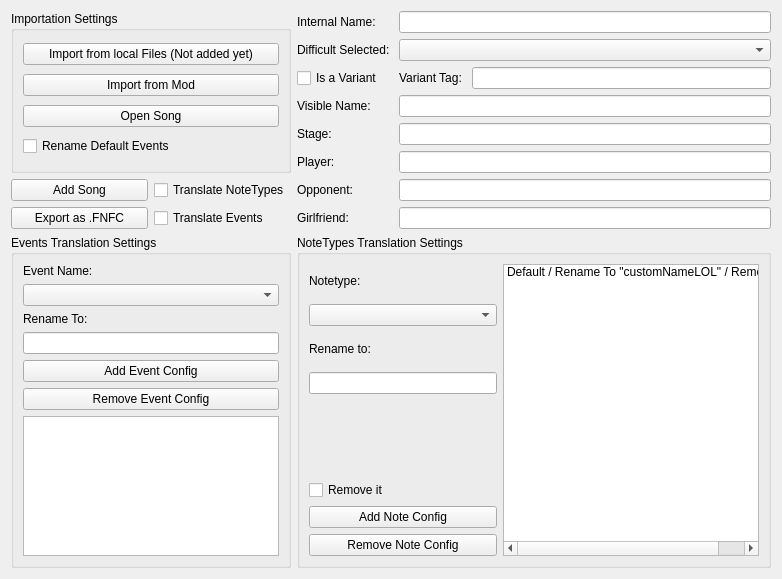
<?xml version="1.0" encoding="UTF-8"?>
<ui version="4.0">
 <class>ModSongs</class>
 <widget class="QWidget" name="ModSongs">
  <property name="geometry">
   <rect>
    <x>0</x>
    <y>0</y>
    <width>782</width>
    <height>579</height>
   </rect>
  </property>
  <property name="windowTitle">
   <string>Songs / Chart Tool</string>
  </property>
  <layout class="QGridLayout" name="gridLayout">
   <item row="7" column="2">
    <widget class="QLabel" name="opponent_label">
     <property name="text">
      <string>Opponent:</string>
     </property>
     <property name="buddy">
      <cstring>opponent_input</cstring>
     </property>
    </widget>
   </item>
   <item row="8" column="2">
    <widget class="QLabel" name="gf_label">
     <property name="text">
      <string>Girlfriend:</string>
     </property>
     <property name="buddy">
      <cstring>gf_input</cstring>
     </property>
    </widget>
   </item>
   <item row="8" column="3" colspan="2">
    <widget class="QLineEdit" name="gf_input"/>
   </item>
   <item row="6" column="2">
    <widget class="QLabel" name="player_label">
     <property name="text">
      <string>Player:</string>
     </property>
     <property name="buddy">
      <cstring>player_input</cstring>
     </property>
    </widget>
   </item>
   <item row="1" column="0" rowspan="6" colspan="2">
    <widget class="QGroupBox" name="import_group">
     <property name="title">
      <string>Importation Settings</string>
     </property>
     <layout class="QGridLayout" name="gridLayout_3">
      <item row="0" column="0">
       <widget class="QPushButton" name="importlocal_button">
        <property name="text">
         <string>Import from local Files (Not added yet)</string>
        </property>
       </widget>
      </item>
      <item row="1" column="0">
       <widget class="QPushButton" name="import_button">
        <property name="text">
         <string>Import from Mod</string>
        </property>
       </widget>
      </item>
      <item row="3" column="0">
       <widget class="QCheckBox" name="renamedefault_check">
        <property name="whatsThis">
         <string>&lt;html&gt;&lt;head/&gt;&lt;body&gt;&lt;p&gt;If true change the name to a managable format for the tool to try to make the event compatible with the rest of engines&lt;/p&gt;&lt;/body&gt;&lt;/html&gt;</string>
        </property>
        <property name="text">
         <string>Rename Default Events</string>
        </property>
       </widget>
      </item>
      <item row="2" column="0">
       <widget class="QPushButton" name="open_button">
        <property name="text">
         <string>Open Song</string>
        </property>
       </widget>
      </item>
     </layout>
    </widget>
   </item>
   <item row="10" column="2" colspan="3">
    <widget class="QGroupBox" name="notetypes_group">
     <property name="title">
      <string>NoteTypes Translation Settings</string>
     </property>
     <layout class="QGridLayout" name="gridLayout_2">
      <item row="1" column="0">
       <widget class="QComboBox" name="note_name_combobox"/>
      </item>
      <item row="7" column="0">
       <widget class="QPushButton" name="note_addconfig_button">
        <property name="text">
         <string>Add Note Config</string>
        </property>
       </widget>
      </item>
      <item row="2" column="0">
       <widget class="QLabel" name="note_rename_label">
        <property name="text">
         <string>Rename to:</string>
        </property>
        <property name="buddy">
         <cstring>note_rename_input</cstring>
        </property>
       </widget>
      </item>
      <item row="3" column="0">
       <widget class="QLineEdit" name="note_rename_input">
        <property name="alignment">
         <set>Qt::AlignmentFlag::AlignLeading|Qt::AlignmentFlag::AlignLeft|Qt::AlignmentFlag::AlignTop</set>
        </property>
       </widget>
      </item>
      <item row="8" column="0">
       <widget class="QPushButton" name="note_removeconfig_button">
        <property name="text">
         <string>Remove Note Config</string>
        </property>
       </widget>
      </item>
      <item row="0" column="0">
       <widget class="QLabel" name="note_name_label">
        <property name="text">
         <string>Notetype:</string>
        </property>
        <property name="buddy">
         <cstring>note_name_combobox</cstring>
        </property>
       </widget>
      </item>
      <item row="0" column="1" rowspan="9">
       <widget class="QListWidget" name="note_settings_list">
        <item>
         <property name="text">
          <string>Default / Rename To &quot;customNameLOL&quot; / Remove it</string>
         </property>
        </item>
       </widget>
      </item>
      <item row="6" column="0">
       <widget class="QCheckBox" name="note_remove_check">
        <property name="text">
         <string>Remove it</string>
        </property>
       </widget>
      </item>
     </layout>
    </widget>
   </item>
   <item row="7" column="3" colspan="2">
    <widget class="QLineEdit" name="opponent_input"/>
   </item>
   <item row="4" column="3" colspan="2">
    <widget class="QLineEdit" name="name_input"/>
   </item>
   <item row="8" column="0">
    <widget class="QPushButton" name="exportfnfc_button">
     <property name="text">
      <string>Export as .FNFC</string>
     </property>
    </widget>
   </item>
   <item row="7" column="1">
    <widget class="QCheckBox" name="translatenotes_check">
     <property name="text">
      <string>Translate NoteTypes</string>
     </property>
    </widget>
   </item>
   <item row="7" column="0">
    <widget class="QPushButton" name="addsong_button">
     <property name="text">
      <string>Add Song</string>
     </property>
    </widget>
   </item>
   <item row="4" column="2">
    <widget class="QLabel" name="name_label">
     <property name="text">
      <string>Visible Name:</string>
     </property>
     <property name="buddy">
      <cstring>name_input</cstring>
     </property>
    </widget>
   </item>
   <item row="8" column="1">
    <widget class="QCheckBox" name="translateevents_check">
     <property name="text">
      <string>Translate Events</string>
     </property>
    </widget>
   </item>
   <item row="3" column="4">
    <widget class="QLineEdit" name="variant_input"/>
   </item>
   <item row="3" column="3">
    <widget class="QLabel" name="variants_label">
     <property name="whatsThis">
      <string>&lt;html&gt;&lt;head/&gt;&lt;body&gt;&lt;p&gt;This more for Vslice&lt;/p&gt;&lt;/body&gt;&lt;/html&gt;</string>
     </property>
     <property name="text">
      <string>Variant Tag: </string>
     </property>
     <property name="buddy">
      <cstring>variant_input</cstring>
     </property>
    </widget>
   </item>
   <item row="3" column="2">
    <widget class="QCheckBox" name="isvariant_check">
     <property name="whatsThis">
      <string>&lt;html&gt;&lt;head/&gt;&lt;body&gt;&lt;p&gt;If CHECKED&lt;/p&gt;&lt;p&gt;-In vslice will have separate his data  (Something like the erect variants)&lt;/p&gt;&lt;p&gt;-In Codename will have separate voices files&lt;/p&gt;&lt;p&gt;-In Psych will separate the chart in other folder&lt;/p&gt;&lt;/body&gt;&lt;/html&gt;</string>
     </property>
     <property name="text">
      <string>Is a Variant</string>
     </property>
    </widget>
   </item>
   <item row="2" column="2">
    <widget class="QLabel" name="diff_label">
     <property name="text">
      <string>Difficult Selected: </string>
     </property>
     <property name="buddy">
      <cstring>diff_combobox</cstring>
     </property>
    </widget>
   </item>
   <item row="1" column="3" colspan="2">
    <widget class="QLineEdit" name="internalname_input"/>
   </item>
   <item row="6" column="3" colspan="2">
    <widget class="QLineEdit" name="player_input"/>
   </item>
   <item row="5" column="3" colspan="2">
    <widget class="QLineEdit" name="stage_input"/>
   </item>
   <item row="10" column="0" colspan="2">
    <widget class="QGroupBox" name="events_group">
     <property name="title">
      <string>Events Translation Settings</string>
     </property>
     <layout class="QVBoxLayout" name="verticalLayout">
      <item>
       <widget class="QLabel" name="event_name_label">
        <property name="text">
         <string>Event Name:</string>
        </property>
        <property name="buddy">
         <cstring>event_name_combobox</cstring>
        </property>
       </widget>
      </item>
      <item>
       <widget class="QComboBox" name="event_name_combobox"/>
      </item>
      <item>
       <widget class="QLabel" name="event_rename_label">
        <property name="text">
         <string>Rename To:</string>
        </property>
        <property name="buddy">
         <cstring>event_rename_input</cstring>
        </property>
       </widget>
      </item>
      <item>
       <widget class="QLineEdit" name="event_rename_input"/>
      </item>
      <item>
       <widget class="QPushButton" name="event_add_button">
        <property name="text">
         <string>Add Event Config</string>
        </property>
       </widget>
      </item>
      <item>
       <widget class="QPushButton" name="event_remove_button">
        <property name="text">
         <string>Remove Event Config</string>
        </property>
       </widget>
      </item>
      <item>
       <widget class="QListWidget" name="event_currentconfig_list"/>
      </item>
     </layout>
    </widget>
   </item>
   <item row="1" column="2">
    <widget class="QLabel" name="internalname_label">
     <property name="text">
      <string>Internal Name:</string>
     </property>
     <property name="buddy">
      <cstring>internalname_input</cstring>
     </property>
    </widget>
   </item>
   <item row="2" column="3" colspan="2">
    <widget class="QComboBox" name="diff_combobox"/>
   </item>
   <item row="5" column="2">
    <widget class="QLabel" name="stage_label">
     <property name="text">
      <string>Stage:</string>
     </property>
     <property name="buddy">
      <cstring>stage_input</cstring>
     </property>
    </widget>
   </item>
  </layout>
 </widget>
 <resources/>
 <connections/>
</ui>
